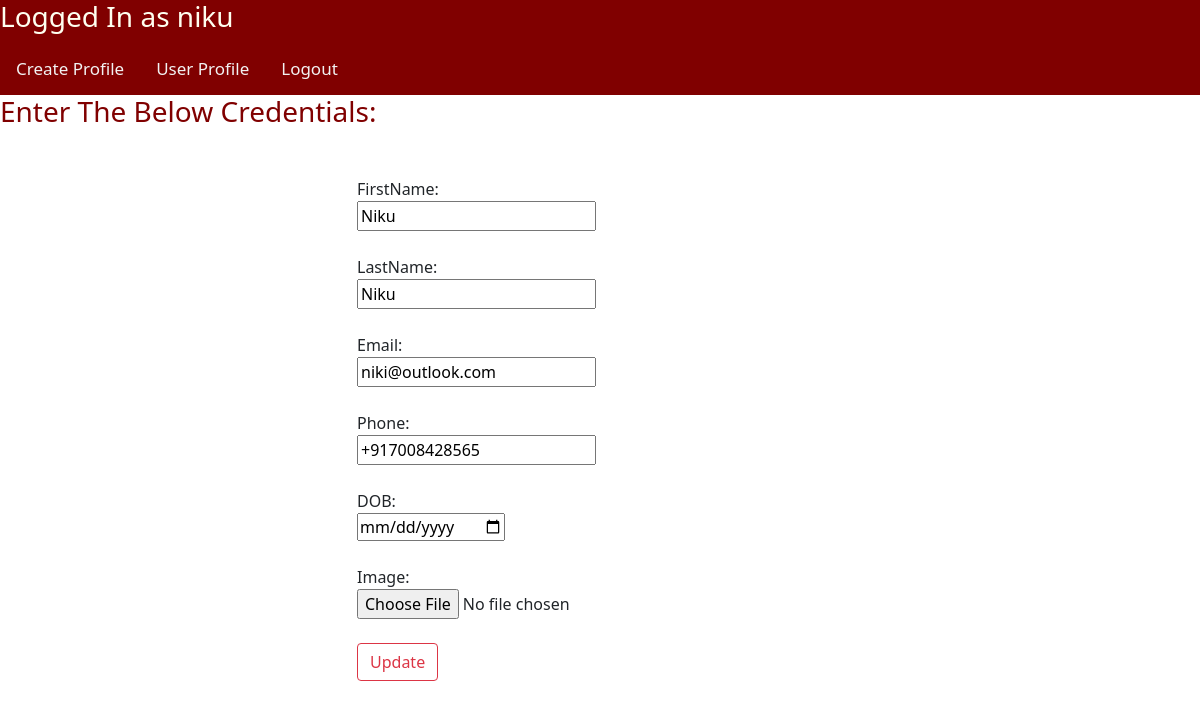
/edituser/3 (signed in), run on the app's committed database.
### task/models.py (models this page shows, shortened)
class EmployeesTable(models.Model):
    firstName = models.CharField(max_length=30)
    lastName = models.CharField(max_length=30)
    email = models.EmailField(max_length=50)
    phone = PhoneNumberField()
    DOB = models.DateField()
    img = models.ImageField(upload_to='images/%Y/%m/%d/',default='default.jpg')
    user = models.ForeignKey(User,on_delete=models.CASCADE)

### task/views.py (the view, shortened to what this page needs)
# urls.py: path('edituser/<int:emp_pk>',views.edituserprofile,name='edituserprofile'),
def edituserprofile(request,emp_pk):
    emp = get_object_or_404(EmployeesTable,pk=emp_pk,user=request.user)
    if request.method == 'GET':
        return render(request,'task/editprofile2.html',{'form':EmployeeForm(instance=emp),'emp':emp})

### task/forms.py
class EmployeeForm(forms.ModelForm):
    class Meta:
        model = EmployeesTable
        fields=['firstName','lastName','email','phone','DOB','img']

### task/templates/task/editprofile2.html (shortened to what this page needs)
{% extends "task/base.html"%}
{% block content %}
<h3 style="color:#800000;">Enter The Below Credentials: </h3>
<div class="row justify-content-center mt-5">
    <div class="col-md-5">
        <form method="POST" enctype="multipart/form-data">
            <label for="id_firstName">FirstName:</label><br>
            <input type="text" value="{{emp.firstName}}" placeholder="First Name" name="firstName" maxlength="30" required="" id="id_firstName"><br><br>
            <label for="id_lastName">LastName:</label><br>
            <input type="text" value="{{emp.lastName}}" placeholder="Last Name" name="lastName" maxlength="30" required="" id="id_lastName"><br><br>
            <label for="id_email">Email:</label><br>
            <input type="email" value="{{emp.email}}" placeholder="Email ID" name="email" maxlength="50" required="" id="id_email"><br><br>
            <label for="id_phone">Phone:</label><br>
            <input type="tel" value="{{emp.phone}}" placeholder="eg:+91 10 digit number" name="phone" maxlength="128" required="" id="id_phone"><br><br>
            <label for="id_DOB">DOB:</label><br>
            <input type="date" value="{{emp.DOB}}" name="DOB"  id="id_DOB"><br><br>
            <label for="id_img">Image:</label><br>
            <input type="file" value="{{emp.img.url}}" name="img" accept="image/*" id="id_img"><br><br>
            <input type="submit" class="btn btn-outline-danger" value="Update" />
        </form>
    </div>
</div>
{% endblock %}

### data on the page
EmployeesTable: firstName "Niku", lastName "Niku", email "niki@outlook.com", phone "+917008428565"
